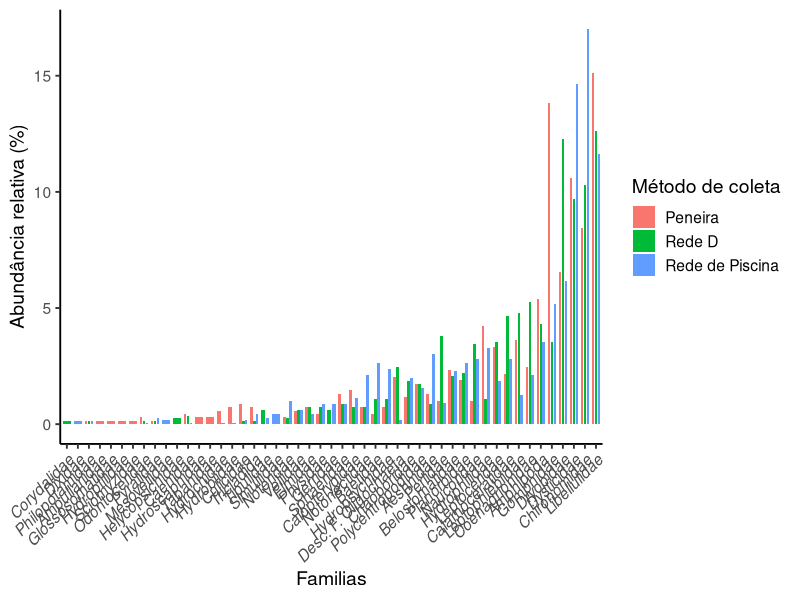
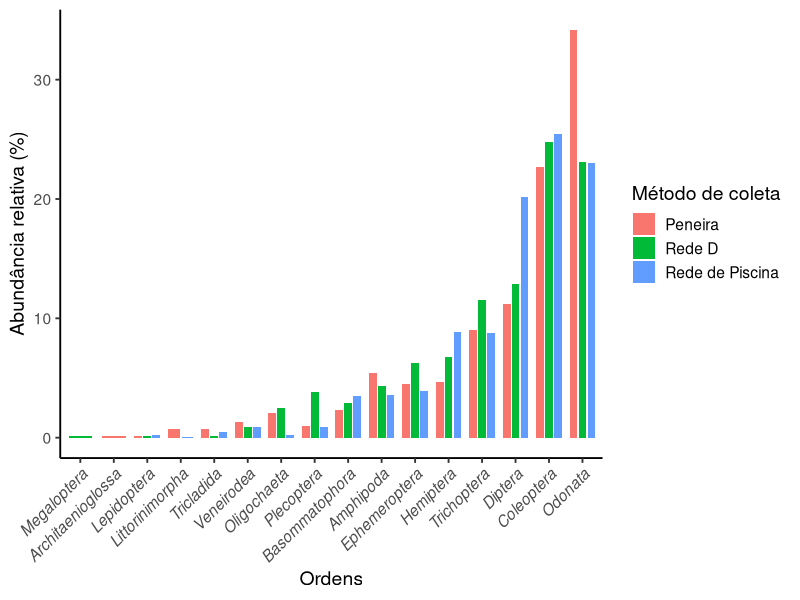

Source code (R) for these figures, in order: (Note: this script raises an error after producing the figures.)
# Resumo da base de dados. 
# Quantos insetos foram coletados? 
# Quantos táxons? Em cada Classe, Em cada ordem
# Quais táxons mais e menos representativos? 

############################### Ambiente #######################################
library(tidyverse)
library(forcats)
# setwd("C:/Users/Giovana/Desktop/mestrado_giovana/")


# Pasta de tabelas
pasta_tabelas <- "tabelas/dados_descritivos/amostras_balanceadas/"
if (!dir.exists(pasta_tabelas)) {
  dir.create(pasta_tabelas, recursive = TRUE)
}

############################## Configurações ###################################
rios <- c("rio_bebedouro", "rio_da_barra", "rio_mutuca")
amostras_descartadas <- c("RiodaBarra-P1")
metodos <- c("D Net", "Pool Net", "Sieve")





############################## Processamento ###################################

df_cru <- read_csv("dados/processado/imaturos_piata_limpo.csv")

df <- df_cru %>%
  filter(rio %in% rios) %>%
  filter(!locality_name %in% amostras_descartadas) %>%
  filter(method %in% metodos) %>%
  group_by(campanha, rio, locality_name) %>%
  filter(all(metodos %in% method)) %>%
  ungroup()



# Geral -----------------------------
n_distinct(df$class)
unique(df$class)

n_distinct(df$order)
unique(df$order)

n_distinct(df$family)
unique(df$family)


# Redes -----------------------------
sumario_redes <- df %>%
  group_by(method) %>%
  summarise(
    abundancia_total = sum(abundance),
    riqueza_classes = n_distinct(class),
    riqueza_ordens = n_distinct(order),
    riqueza_familias = n_distinct(family)
  )

write.csv(
  sumario_redes,
  file.path(pasta_tabelas, "sumario_redes.csv")
)


# Classes ------------------------------
sumario_classes <- df %>% 
  group_by(class) %>%
  summarise(
    abundancia_classe = sum(abundance),
    riqueza_ordens = n_distinct(order),
    riqueza_familias = n_distinct(family)
    ) %>%
  ungroup() %>%
  mutate(abundancia_total = sum(abundancia_classe)) %>%
  mutate(abundancia_relativa = abundancia_classe / abundancia_total)

sumario_classes_redes <- df %>%
  group_by(method, class) %>%
  summarise(
    abundancia_classe_na_rede = sum(abundance),
    riqueza_ordens_da_classe_por_rede = n_distinct(order),
    riqueza_familias_da_classe_por_rede = n_distinct(family)
  )

write_csv(
  sumario_classes,
  file.path(pasta_tabelas, "sumario_classes.csv")
)

write.csv(
  sumario_classes_redes,
  file.path(pasta_tabelas, "sumario_classes_redes.csv")
)

# Ordens -------------------------------
sumario_ordens_total <- df %>% 
  group_by(order) %>%
  summarise(
    abundancia_ordem_bacia = sum(abundance),
    riqueza_familias_por_ordem = n_distinct(family)
  )

sumario_ordens_redes <- df %>%
  group_by(method, order) %>%
  summarise(
    abundancia_ordem_na_rede = sum(abundance),
    riqueza_familias_da_ordem_por_rede = n_distinct(family)
  ) %>%
  ungroup() %>%
  group_by(method) %>%
  mutate(
    total_rede = sum(abundancia_ordem_na_rede),
    abundancia_relativa_ordem_na_rede = 
    (abundancia_ordem_na_rede / total_rede) * 100
  )


write.csv(
  sumario_ordens_total,
  file.path(pasta_tabelas, "sumario_ordens_total.csv")
)

write.csv(
  sumario_ordens_redes,
  file.path(pasta_tabelas, "sumario_ordens_redes.csv")
)

# Familias -----------------------------
sumario_familias_total <- df %>% 
  group_by(family) %>%
  summarise(
    abundancia_familia_bacia = sum(abundance)
  )

sumario_familias_redes <- df %>%
  group_by(method, family) %>%
  summarise(
    order = first(order),
    abundancia_familia_na_rede = sum(abundance)
  ) %>%
  ungroup() %>%
  group_by(method) %>%
  mutate(
    total_rede = sum(abundancia_familia_na_rede),
    abundancia_relativa_familia_na_rede = 
    (abundancia_familia_na_rede / total_rede) * 100
  )

write.csv(
  sumario_familias_total,
  file.path(pasta_tabelas, "sumario_familias_total.csv")
)

write.csv(
  sumario_familias_redes,
  file.path(pasta_tabelas, "sumario_familias_redes.csv")
)

##################################### Plots ####################################

# Arrumando tabelas para plotagem ----------------------------------------------
sumario_ordens_redes <- sumario_ordens_redes %>%
  mutate(
    order = recode(
      order,
      "Desc. O. Classe Oligochaeta" = "Oligochaeta"
    ),
    method = recode(
      method,
      "Sieve" = "Peneira",
      "Pool Net" = "Rede de Piscina",
      "D Net" = "Rede D"
    )
  )

sumario_familias_redes <- sumario_familias_redes %>%
  mutate(
    method = recode(
      method,
      "Sieve" = "Peneira",
      "Pool Net" = "Rede de Piscina",
      "D Net" = "Rede D"
    )
  )

vetor_ordenamento_ordens <- sumario_ordens_redes %>%
  group_by(order) %>%
  summarise(
    abundancia_relativa_ordem_na_rede = 
      mean(abundancia_relativa_ordem_na_rede)
  ) %>%
  arrange(abundancia_relativa_ordem_na_rede) %>%
  pull(order)

vetor_ordenamento_familias <- sumario_familias_redes %>%
  group_by(family) %>%
  summarise(
    abundancia_relativa_familia_na_rede = 
      mean(abundancia_relativa_familia_na_rede)
  ) %>%
  arrange(abundancia_relativa_familia_na_rede) %>%
  pull(family)

# Ordenar
sumario_ordens_redes <- sumario_ordens_redes %>%
  mutate(
    order = factor(order, levels = vetor_ordenamento_ordens)
  )

sumario_familias_redes <- sumario_familias_redes %>%
  mutate(
    family = factor(family, levels = vetor_ordenamento_familias)
  )


# Plots ------------------------------------------------------------------------
grafico_ordens <-
  ggplot(
    sumario_ordens_redes,
    aes(
      x = order,
      y = abundancia_relativa_ordem_na_rede,
      fill = method
    )
  ) +

  geom_col(
    position = position_dodge(width = 0.8),
           width = 0.7) +

  #scale_y_continuous(
    #limits = c(0, 15),
    #breaks = seq(0, 15, 5),
    #expand = c(0, 0)
  #) +

  labs(
    x = "Ordens",
    y = "Abundância relativa (%)",
    fill = "Método de coleta"
  ) +

  theme_classic(base_size = 14) +

  theme(
    axis.text.x = element_text(
      angle = 45,
      hjust = 1,
      face = "italic"
    ),
    legend.position = "right"
  )

dev.off()


grafico_familia <-
  ggplot(
    sumario_familias_redes,
    aes(
      x = family,
      y = abundancia_relativa_familia_na_rede,
      fill = method
    )
  ) +

  geom_col(
    position = position_dodge(width = 0.8),
           width = 0.7) +

  #scale_y_continuous(
    #limits = c(0, 15),
    #breaks = seq(0, 15, 5),
    #expand = c(0, 0)
  #) +

  labs(
    x = "Familias",
    y = "Abundância relativa (%)",
    fill = "Método de coleta"
  ) +

  theme_classic(base_size = 14) +

  theme(
    axis.text.x = element_text(
      angle = 45,
      hjust = 1,
      face = "italic"
    ),
    legend.position = "right"
  )

dev.off()
